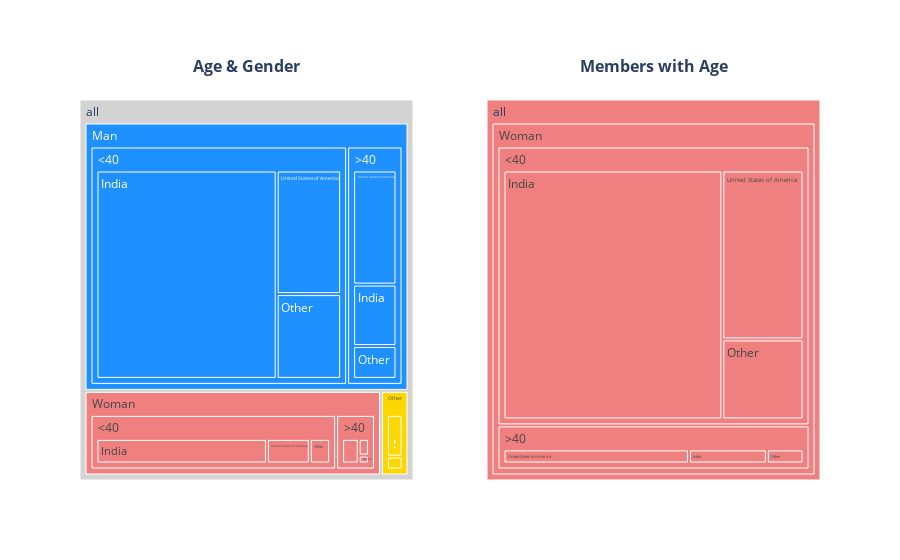

The code cell stored with this chart in its notebook:
### Markdown cell above
### Country
Which countries do the women > 40 are from? How is this distribution comapred to the other categories?

### Code cell
df_ = getAgeGenderCountryDF()
print(df_.groupby(by=['AgeGroup','Gender']).agg({'Count':np.sum}))
plotTreeMaps(df_)

### Figure 1 — Plotly figure (JSON) as saved in the notebook; plotly's stock layout.template omitted (floating-point values rounded to 4 significant figures)
{"data": [{"branchvalues": "total", "customdata": [["Man"], ["Other"], ["Woman"], ["Man"], ["Other"], ["Woman"], ["Man"], ["Other"], ["Woman"], ["Woman"], ["Other"], ["Man"], ["Man"], ["Woman"], ["Other"], ["Man"], ["Other"], ["Woman"], ["Man"], ["Other"], ["Woman"], ["Man"], ["Other"], ["Woman"], ["Man"], ["Other"], ["Woman"], ["(?)"]], "domain": {"x": [0, 0.45], "y": [0, 1]}, "hovertemplate": "labels=%{label}<br>Count=%{value}<br>parent=%{parent}<br>id=%{id}<br>Gender=%{customdata[0]}<extra></extra>", "ids": ["all/Man/<40/India", "all/Other/<40/India", "all/Woman/<40/India", "all/Man/>40/Other", "all/Other/>40/Other", "all/Woman/>40/Other", "all/Man/>40/India", "all/Other/>40/India", "all/Woman/>40/India", "all/Woman/<40/United States of America", "all/Other/<40/United States of America", "all/Man/<40/United States of America", "all/Man/>40/United States of America", "all/Woman/<40/Other", "all/Other/<40/Other", "all/Man/<40/Other", "all/Other/>40/United States of America", "all/Woman/>40/United States of America", "all/Man/<40", "all/Other/<40", "all/Woman/<40", "all/Man/>40", "all/Other/>40", "all/Woman/>40", "all/Man", "all/Other", "all/Woman", "all"], "labels": ["India", "India", "India", "Other", "Other", "Other", "India", "India", "India", "United States of America", "United States of America", "United States of America", "United States of America", "Other", "Other", "Other", "United States of America", "United States of America", "<40", "<40", "<40", ">40", ">40", ">40", "Man", "Other", "Woman", "all"], "marker": {"colors": ["dodgerblue", "gold", "lightcoral", "dodgerblue", "gold", "lightcoral", "dodgerblue", "gold", "lightcoral", "lightcoral", "gold", "dodgerblue", "dodgerblue", "lightcoral", "gold", "dodgerblue", "gold", "lightcoral", "dodgerblue", "gold", "lightcoral", "dodgerblue", "gold", "lightcoral", "dodgerblue", "gold", "lightcoral", "lightgrey"]}, "name": "", "parents": ["all/Man/<40", "all/Other/<40", "all/Woman/<40", "all/Man/>40", "all/Other/>40", "all/Woman/>40", "all/Man/>40", "all/Other/>40", "all/Woman/>40", "all/Woman/<40", "all/Other/<40", "all/Man/<40", "all/Man/>40", "all/Woman/<40", "all/Other/<40", "all/Man/<40", "all/Other/>40", "all/Woman/>40", "all/Man", "all/Other", "all/Woman", "all/Man", "all/Other", "all/Woman", "all", "all", "all", ""], "root": {"color": "lightgrey"}, "type": "treemap", "values": [20.14, 0.36, 6.04, 0.93, 0.06, 0.16, 1.74, 0.02, 0.34, 1.52, 0.23, 4.27, 3.23, 0.72, 0.09, 2.93, 0.13, 0.81, 27.34, 0.68, 8.28, 5.9, 0.21, 1.31, 33.24, 0.89, 9.59, 43.72]}, {"branchvalues": "total", "customdata": [["Woman"], ["Woman"], ["Woman"], ["Woman"], ["Woman"], ["Woman"], ["Woman"], ["Woman"], ["Woman"], ["Woman"]], "domain": {"x": [0.55, 1], "y": [0, 1]}, "hovertemplate": "labels=%{label}<br>Count=%{value}<br>parent=%{parent}<br>id=%{id}<br>Gender=%{customdata[0]}<extra></extra>", "ids": ["all/Woman/<40/India", "all/Woman/>40/India", "all/Woman/<40/Other", "all/Woman/>40/Other", "all/Woman/<40/United States of America", "all/Woman/>40/United States of America", "all/Woman/<40", "all/Woman/>40", "all/Woman", "all"], "labels": ["India", "India", "Other", "Other", "United States of America", "United States of America", "<40", ">40", "Woman", "all"], "marker": {"colors": ["lightcoral", "lightcoral", "lightcoral", "lightcoral", "lightcoral", "lightcoral", "lightcoral", "lightcoral", "lightcoral", "lightcoral"]}, "name": "", "parents": ["all/Woman/<40", "all/Woman/>40", "all/Woman/<40", "all/Woman/>40", "all/Woman/<40", "all/Woman/>40", "all/Woman", "all/Woman", "all", ""], "root": {"color": "lightgrey"}, "type": "treemap", "values": [6.04, 0.34, 0.72, 0.16, 1.52, 0.81, 8.28, 1.31, 9.59, 9.59]}], "layout": {"annotations": [{"font": {"size": 16}, "showarrow": false, "text": "<b>Age & Gender<br />&nbsp;<br />", "x": 0.225, "xanchor": "center", "xref": "paper", "y": 1, "yanchor": "bottom", "yref": "paper"}, {"font": {"size": 16}, "showarrow": false, "text": "<b>Members with Age<br />&nbsp;<br />", "x": 0.775, "xanchor": "center", "xref": "paper", "y": 1, "yanchor": "bottom", "yref": "paper"}]}}
